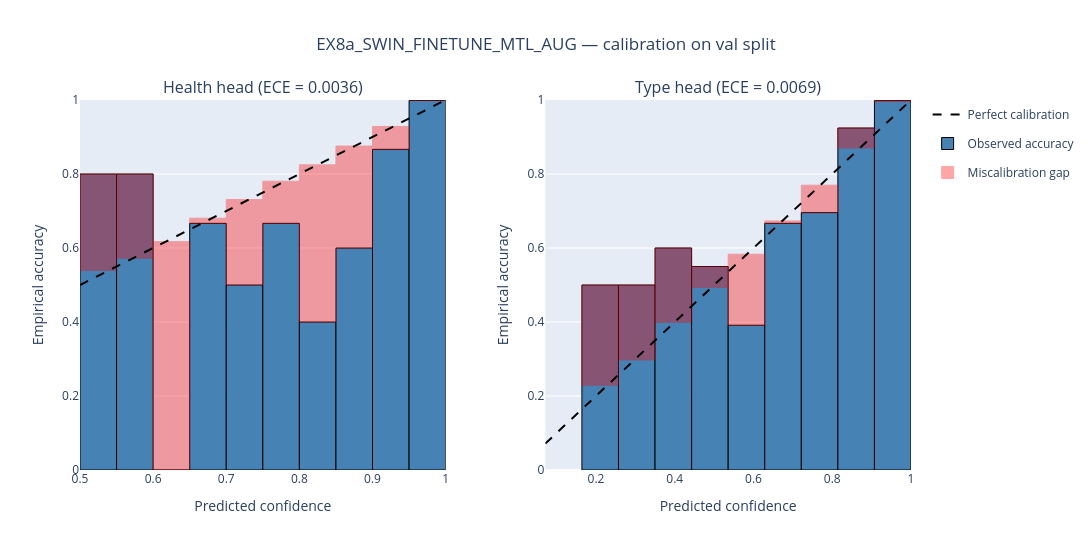

Here is the notebook cell this chart was saved with:
### Code cell
# Calibration check - measure softmax over-confidence of the trained model.
# The softmax confidence feeds the ripeness grade at inference, so we want to
# know how well calibrated it is before claiming "high confidence = high quality".

if TEST_CONFIDENCE:
    TEST_MODEL = None
    create_calibration_plots(model=model, model_save_name=model_save_name, 
                             val_loader=val_loader, device=device, experiment=EXP, 
                             test_model=TEST_MODEL)

### Figure 1 — Plotly figure (JSON) as saved in the notebook; plotly's stock layout.template omitted (floating-point values rounded to 4 significant figures)
{"data": [{"legendgroup": "perfect", "line": {"color": "black", "dash": "dash"}, "mode": "lines", "name": "Perfect calibration", "showlegend": true, "type": "scatter", "x": [0.5, 1], "xaxis": "x", "y": [0.5, 1], "yaxis": "y"}, {"legendgroup": "observed", "marker": {"color": "steelblue", "line": {"color": "black", "width": 1}}, "name": "Observed accuracy", "opacity": 1, "showlegend": true, "type": "bar", "width": 0.05, "x": [0.525, 0.575, 0.625, 0.675, 0.725, 0.775, 0.825, 0.875, 0.925, 0.975], "xaxis": "x", "y": [0.8, 0.8, 0.0, 0.6667, 0.5, 0.6667, 0.4, 0.6, 0.8667, 0.9987], "yaxis": "y"}, {"base": [0.8, 0.8, 0, 0.6667, 0.5, 0.6667, 0.4, 0.6, 0.8667, 0.9987], "legendgroup": "gap", "marker": {"color": "red", "line": {"color": "red", "width": 1}}, "name": "Miscalibration gap", "opacity": 0.35, "showlegend": true, "type": "bar", "width": 0.05, "x": [0.525, 0.575, 0.625, 0.675, 0.725, 0.775, 0.825, 0.875, 0.925, 0.975], "xaxis": "x", "y": [-0.2607, -0.2276, 0.6171, 0.01395, 0.2308, 0.1139, 0.4247, 0.2754, 0.06183, 0.0008533], "yaxis": "y"}, {"legendgroup": "perfect", "line": {"color": "black", "dash": "dash"}, "mode": "lines", "name": "Perfect calibration", "showlegend": false, "type": "scatter", "x": [0.07143, 1], "xaxis": "x2", "y": [0.07143, 1], "yaxis": "y2"}, {"legendgroup": "observed", "marker": {"color": "steelblue", "line": {"color": "black", "width": 1}}, "name": "Observed accuracy", "opacity": 1, "showlegend": false, "type": "bar", "width": 0.09286, "x": [0.2107, 0.3036, 0.3964, 0.4893, 0.5821, 0.675, 0.7679, 0.8607, 0.9536], "xaxis": "x2", "y": [0.5, 0.5, 0.6, 0.55, 0.3913, 0.6667, 0.6957, 0.9242, 0.9984], "yaxis": "y2"}, {"base": [0.5, 0.5, 0.6, 0.55, 0.3913, 0.6667, 0.6957, 0.9242, 0.9984], "legendgroup": "gap", "marker": {"color": "red", "line": {"color": "red", "width": 1}}, "name": "Miscalibration gap", "opacity": 0.35, "showlegend": false, "type": "bar", "width": 0.09286, "x": [0.2107, 0.3036, 0.3964, 0.4893, 0.5821, 0.675, 0.7679, 0.8607, 0.9536], "xaxis": "x2", "y": [-0.2711, -0.2025, -0.2009, -0.05657, 0.1918, 0.006488, 0.07412, -0.05387, -0.002945], "yaxis": "y2"}], "layout": {"annotations": [{"font": {"size": 16}, "showarrow": false, "text": "Health head (ECE = 0.0036)", "x": 0.22, "xanchor": "center", "xref": "paper", "y": 1, "yanchor": "bottom", "yref": "paper"}, {"font": {"size": 16}, "showarrow": false, "text": "Type head (ECE = 0.0069)", "x": 0.78, "xanchor": "center", "xref": "paper", "y": 1, "yanchor": "bottom", "yref": "paper"}], "barmode": "overlay", "height": 550, "title": {"text": "EX8a_SWIN_FINETUNE_MTL_AUG — calibration on val split", "x": 0.5, "xanchor": "center"}, "width": 1100, "xaxis": {"anchor": "y", "domain": [0, 0.44], "range": [0.5, 1], "title": {"text": "Predicted confidence"}}, "xaxis2": {"anchor": "y2", "domain": [0.56, 1], "range": [0.07143, 1], "title": {"text": "Predicted confidence"}}, "yaxis": {"anchor": "x", "domain": [0, 1], "range": [0, 1], "title": {"text": "Empirical accuracy"}}, "yaxis2": {"anchor": "x2", "domain": [0, 1], "range": [0, 1], "title": {"text": "Empirical accuracy"}}}}
